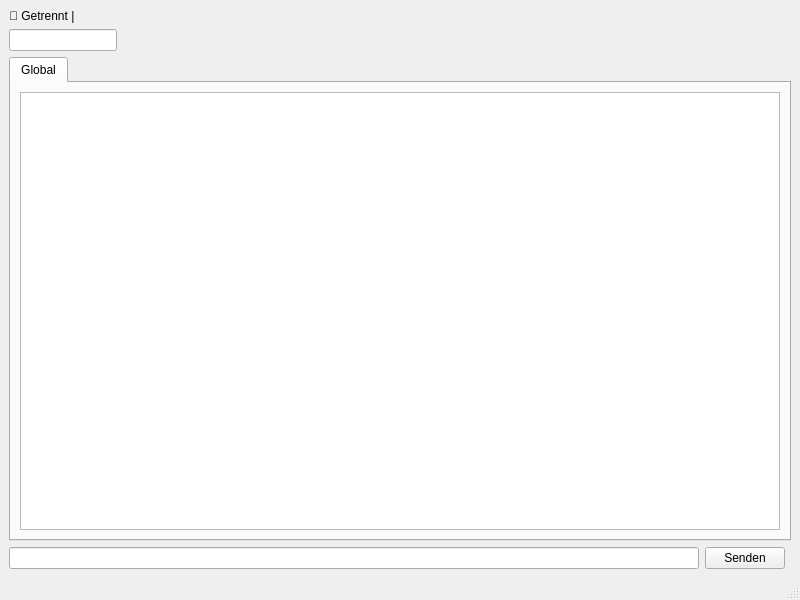
<?xml version="1.0" encoding="UTF-8"?>
<ui version="4.0">
 <class>MainWindow</class>
 <widget class="QMainWindow" name="MainWindow">
  <property name="geometry">
   <rect>
    <x>0</x>
    <y>0</y>
    <width>800</width>
    <height>600</height>
   </rect>
  </property>
  <property name="windowTitle">
   <string>MainWindow</string>
  </property>
  <widget class="QWidget" name="centralwidget">
   <layout class="QGridLayout" name="gridLayout">
    <item row="0" column="0">
     <layout class="QVBoxLayout" name="verticalLayout">
      <item>
       <layout class="QHBoxLayout" name="horizontalLayout">
        <item>
         <widget class="QLabel" name="label_3">
          <property name="sizePolicy">
           <sizepolicy hsizetype="Minimum" vsizetype="Preferred">
            <horstretch>0</horstretch>
            <verstretch>0</verstretch>
           </sizepolicy>
          </property>
          <property name="text">
           <string>🔴 Getrennt |</string>
          </property>
         </widget>
        </item>
        <item>
         <widget class="QLabel" name="label_2">
          <property name="sizePolicy">
           <sizepolicy hsizetype="MinimumExpanding" vsizetype="Preferred">
            <horstretch>0</horstretch>
            <verstretch>0</verstretch>
           </sizepolicy>
          </property>
          <property name="text">
           <string/>
          </property>
         </widget>
        </item>
       </layout>
      </item>
     </layout>
    </item>
    <item row="1" column="0">
     <layout class="QHBoxLayout" name="horizontalLayout_2">
      <item>
       <widget class="QLineEdit" name="lineEdit_2">
        <property name="sizePolicy">
         <sizepolicy hsizetype="Minimum" vsizetype="Fixed">
          <horstretch>0</horstretch>
          <verstretch>0</verstretch>
         </sizepolicy>
        </property>
        <property name="alignment">
         <set>Qt::AlignmentFlag::AlignCenter</set>
        </property>
       </widget>
      </item>
      <item>
       <spacer name="horizontalSpacer_2">
        <property name="orientation">
         <enum>Qt::Orientation::Horizontal</enum>
        </property>
        <property name="sizeHint" stdset="0">
         <size>
          <width>40</width>
          <height>20</height>
         </size>
        </property>
       </spacer>
      </item>
     </layout>
    </item>
    <item row="2" column="0" colspan="2">
     <widget class="QTabWidget" name="tabWidget">
      <property name="currentIndex">
       <number>0</number>
      </property>
      <widget class="QWidget" name="global">
       <attribute name="icon">
        <iconset theme="QIcon::ThemeIcon::AudioVolumeHigh"/>
       </attribute>
       <attribute name="title">
        <string>Global</string>
       </attribute>
       <layout class="QGridLayout" name="gridLayout_2">
        <item row="0" column="0">
         <widget class="QListWidget" name="listWidget"/>
        </item>
       </layout>
      </widget>
     </widget>
    </item>
    <item row="3" column="0">
     <layout class="QHBoxLayout" name="horizontalLayout_3">
      <item>
       <widget class="QLineEdit" name="lineEdit"/>
      </item>
      <item>
       <widget class="QPushButton" name="pushButton">
        <property name="text">
         <string>Senden</string>
        </property>
       </widget>
      </item>
     </layout>
    </item>
   </layout>
  </widget>
  <widget class="QMenuBar" name="menubar">
   <property name="geometry">
    <rect>
     <x>0</x>
     <y>0</y>
     <width>800</width>
     <height>25</height>
    </rect>
   </property>
  </widget>
  <widget class="QStatusBar" name="statusbar"/>
 </widget>
 <resources/>
 <connections/>
</ui>
